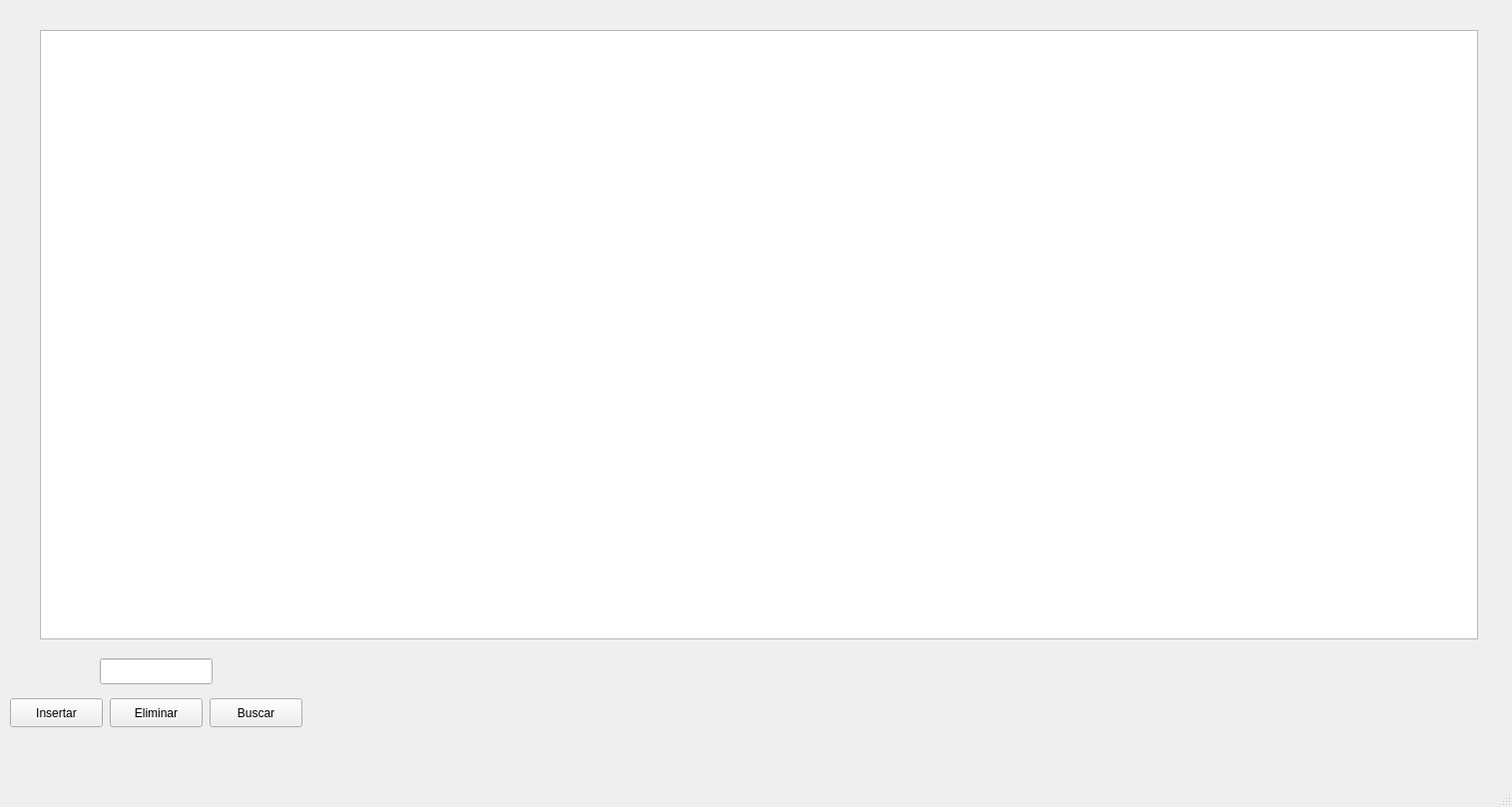
<?xml version="1.0" encoding="UTF-8"?>
<ui version="4.0">
 <class>MainWindow</class>
 <widget class="QMainWindow" name="MainWindow">
  <property name="geometry">
   <rect>
    <x>0</x>
    <y>0</y>
    <width>1515</width>
    <height>809</height>
   </rect>
  </property>
  <property name="windowTitle">
   <string>MainWindow</string>
  </property>
  <widget class="QWidget" name="centralwidget">
   <widget class="QLineEdit" name="lineEdit">
    <property name="geometry">
     <rect>
      <x>100</x>
      <y>660</y>
      <width>113</width>
      <height>26</height>
     </rect>
    </property>
   </widget>
   <widget class="QPushButton" name="insertButton">
    <property name="geometry">
     <rect>
      <x>10</x>
      <y>700</y>
      <width>93</width>
      <height>29</height>
     </rect>
    </property>
    <property name="text">
     <string>Insertar</string>
    </property>
   </widget>
   <widget class="QPushButton" name="deleteButton">
    <property name="geometry">
     <rect>
      <x>110</x>
      <y>700</y>
      <width>93</width>
      <height>29</height>
     </rect>
    </property>
    <property name="text">
     <string>Eliminar</string>
    </property>
   </widget>
   <widget class="QPushButton" name="searchButton">
    <property name="geometry">
     <rect>
      <x>210</x>
      <y>700</y>
      <width>93</width>
      <height>29</height>
     </rect>
    </property>
    <property name="text">
     <string>Buscar</string>
    </property>
   </widget>
   <widget class="QLabel" name="statusLabel">
    <property name="geometry">
     <rect>
      <x>49</x>
      <y>730</y>
      <width>221</width>
      <height>20</height>
     </rect>
    </property>
    <property name="text">
     <string/>
    </property>
   </widget>
   <widget class="QGraphicsView" name="graphicsView">
    <property name="geometry">
     <rect>
      <x>40</x>
      <y>30</y>
      <width>1441</width>
      <height>611</height>
     </rect>
    </property>
   </widget>
  </widget>
  <widget class="QMenuBar" name="menubar">
   <property name="geometry">
    <rect>
     <x>0</x>
     <y>0</y>
     <width>1515</width>
     <height>26</height>
    </rect>
   </property>
  </widget>
  <widget class="QStatusBar" name="statusbar"/>
 </widget>
 <resources/>
 <connections/>
</ui>
